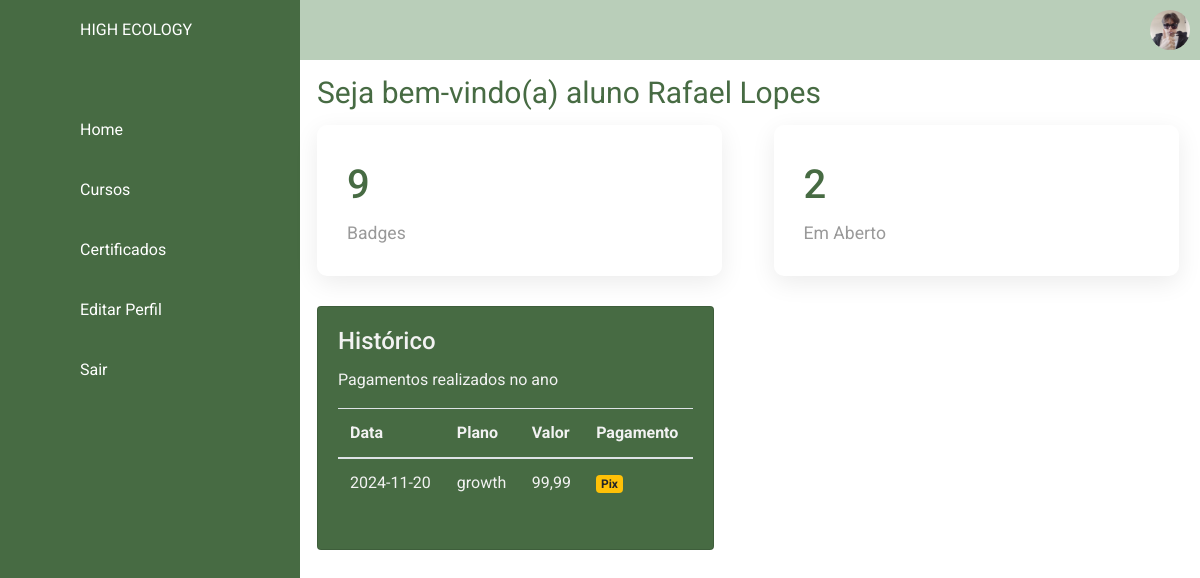
Screenshot of /html/perfil.php (signed in) with the database file from the repository.
### tables this page shows
CREATE TABLE `assinaturas` (
  `Cod_Assinatura` int(7) NOT NULL,
  `Cod_Aluno` int(11) NOT NULL,
  `Plano` varchar(15) NOT NULL,
  `Forma_Pagamento` varchar(200) NOT NULL,
  `Data_Assinatura` date NOT NULL DEFAULT current_timestamp()
);

CREATE TABLE `planos` (
  `Cod_Plano` int(7) NOT NULL,
  `Valor` varchar(15) NOT NULL,
  `Tipo` varchar(250) NOT NULL,
  `Descricao` varchar(1000) NOT NULL,
  `Vantagem1` varchar(255) NOT NULL,
  `Vantagem2` varchar(250) NOT NULL,
  `Vantagem3` varchar(250) NOT NULL
);

### html/perfil.php (the view, shortened to what this page needs)
<!DOCTYPE html>
<html lang="pt-br">
<head>
    <link rel="stylesheet" href="https://maxcdn.bootstrapcdn.com/bootstrap/4.0.0/css/bootstrap.min.css">
    <link rel="stylesheet" href="https://stackpath.bootstrapcdn.com/bootstrap/4.0.0/js/bootstrap.bundle.min.js">
    <link rel="stylesheet" href="https://cdnjs.cloudflare.com/ajax/libs/jquery/3.2.1/jquery.min.js">
    <link rel="stylesheet" href="../css/all.css">
    <link rel="stylesheet" href="../css/conteudo-main-logado.css">
    <?php  if($_SESSION["user"]['tabela'] == "professor") {?>
        <link rel="stylesheet" href="../css/leftnavbarprofessor.css">
        <link rel="stylesheet" href="../css/topbarprofessor.css">
    <?php } else if($_SESSION["user"]['tabela'] == "aluno") {?>
        <link rel="stylesheet" href="../css/leftnavbar.css">
        <link rel="stylesheet" href="../css/topbar.css">
    <?php } ?>
    <link rel="stylesheet" href="../css/perfil.css">
    <link rel="stylesheet" href="../css/mensagembemvindo.css">
</head>
<body>
    <div class = "container-p">
        <div class = "navegacao">
            <ul>
            <li>
                    <a href = "#">
                        <span class = "icone">
                        </span>
                        <span class = "titulo">HIGH ECOLOGY</span>
                    </a>
                </li>
                <?php
                if($_SESSION["user"]['tabela'] == "aluno")
                {?>
                <li>
                    <a href = "perfil.php">
                        <span class = "icone">
                        </span>
                        <span class = "titulo">Home</span>
                    </a>
                </li>
                <?php } ?>
                <?php
                if($_SESSION["user"]['tabela'] == "aluno"){
                    if($_SESSION['dados_user']['matriculado'] == true)
                    {?>
                    <li>
                        <a href = "cursos.php">
                            <span class = "icone">
                            </span>
                            <span class = "titulo">Cursos</span>
                        </a>
                    </li>
                <?php }} ?>
                <?php
                if($_SESSION["user"]['tabela'] == "aluno")
                {?>
                <li>
                    <a href = "certificados.php">
                        <span class = "icone">
                        </span>
                        <span class = "titulo">Certificados</span>
                    </a>
                </li>
                <?php } ?>
                <li>
                    <a href = "editar-perfil.php">
                        <span class = "icone">
                        </span>
                        <span class = "titulo">Editar Perfil</span>
                    </a>
                </li>
                <li>
                    <a href = "../php/logout.php">
                        <span class = "icone">
                        </span>
                        <span class = "titulo">Sair</span>
                    </a>
                </li>
            </ul>
        </div>
        <div class = "main-p">
            <div class = "topbar">
                <div class = "toggle">
                </div>
                <div class = "user">
                    <a href="editar-perfil.php">
                        <img src="<?php if($_SESSION["user"]['tabela'] == "aluno") { echo $_SESSION['dados_user']['img']; } elseif($_SESSION["user"]['tabela'] == "professor") { echo "../img/icon.png";} ?>" alt="foto de perfil">
                    </a>
                </div>
            </div>
            <div class="mensagemBemvindo">
                <h1>Seja bem-vindo(a) <?php echo $_SESSION['user']['tabela'], " ", $_SESSION['dados_user']['nome'];?></h1>
            </div>
            <div class = "cardGrupo">
                <div class = "cards">
                    <div>
                        <div class = "numeros">9</div>
                        <div class = "nomeCard">Badges</div>
                    </div>
                </div>
                <div class = "cards">
                    <div>
                        <div class = "numeros">2</div>
                        <div class = "nomeCard">Em Aberto</div>
                    </div>
                </div>
                <?php
include('../php/config.php');
$stmt = $pdo->query('SELECT * FROM assinaturas WHERE Cod_Aluno = ' . $_SESSION['dados_user']['cod_aluno']);
$assinaturas = $stmt->fetchAll(PDO::FETCH_ASSOC);
?>
<div class="page-content page-container" id="page-content">
    <div class="padding">
        <div class="row container d-flex">
            <div class="card">
                <div class="card-body">
                    <h4 class="card-title">Histórico</h4>
                    <p class="card-description">
                        Pagamentos realizados no ano
                    </p>
                    <div class="table-responsive">
                        <?php if ($assinaturas): ?>
                            <table class="table">
                                <thead>
                                    <tr>
                                        <th>Data</th>
                                        <th>Plano</th>
                                        <th>Valor</th>
                                        <th>Pagamento</th>
                                    </tr>
                                </thead>
                                <tbody>
                                    <?php foreach ($assinaturas as $assinatura):
                                        $stmt = $pdo->query('SELECT Valor FROM planos WHERE Tipo = "' . $assinatura['Plano'] . '"');
                                        $valorPlano = $stmt->fetch(PDO::FETCH_ASSOC);
                                    ?>
                                        <tr>
                                            <td><?php echo htmlspecialchars($assinatura['Data_Assinatura']); ?></td>
                                            <td><?php echo htmlspecialchars($assinatura['Plano']); ?></td>
                                            <td><?php echo htmlspecialchars($valorPlano['Valor'] ?? 'N/A'); ?></td>
                                            <td><label class="badge badge-warning"><?php echo htmlspecialchars($assinatura['Forma_Pagamento']); ?></label></td>
                                        </tr>
                                    <?php endforeach; ?>
                                </tbody>
                            </table>
                        <?php else: ?>
                            <p>Nenhuma assinatura encontrada.</p>
                        <?php endif; ?>
                    </div>
                </div>
            </div>
        </div>
    </div>
</div>
                </div>
        </div>
</body>
</html>

### css/all.css (style rules this page uses)
* { margin: 0; padding: 0; box-sizing: border-box; font-family: 'Roboto', sans-serif; }
body { background-color: #f2f2f2; }

### css/conteudo-main-logado.css (style rules this page uses)
:root { --verde: #476b43; --white: #fff; --gray: #f5f5f5; --black1: #222; --black2: #999; }
.container-p { position: relative; width: 100%; }
.main-p { position: absolute; width: calc(100% - 300px); left: 300px; min-height: 100vh; background: var(--white); transition: all 0.5s ease; }

### css/leftnavbar.css (style rules this page uses)
:root { --verde: #476b43; --white: #fff; --gray: #f5f5f5; --black1: #222; --black2: #999; }
.navegacao { position: fixed; width: 300px; height: 100%; background: var(--verde); border-left: 10px solid var(--verde); transition: 0.5s; overflow: hidden; }
.navegacao ul { position: absolute; top: 0; left: 0; width: 100%; }
.navegacao ul li { position: relative; width: 100%; list-style: none; border-top-left-radius: 30px; border-bottom-left-radius: 30px; }
.navegacao ul li:nth-child(1) { margin-bottom: 40px; pointer-events: none; }
.navegacao ul li a { position: relative; display: block; width: 100%; display: flex; text-decoration: none; color: var(--white); }
.navegacao ul li a .icone { position: relative; display: block; min-width: 60px; height: 60px; line-height: 75px; text-align: center; }
.navegacao ul li a .titulo { position: relative; display: block; padding: 0 10px; height: 60px; line-height: 60px; text-align: start; white-space: nowrap; }

### css/topbar.css (style rules this page uses)
:root { --verde: #476b43; --white: #fff; --gray: #f5f5f5; --black1: #222; --black2: #999; }
.topbar { width: 100%; height: 60px; display: flex; justify-content: space-between; align-items: center; padding: 0 10px; background-color: #b9ceb9; }
.toggle { position: relative; width: 60px; height: 60px; display: flex; justify-content: center; align-items: center; font-size: 2.5rem; cursor: pointer; transition: all 0.2s ease; }
.user { position: relative; width: 40px; height: 40px; border-radius: 50%; overflow: hidden; cursor: pointer; }
.user img { position: absolute; top: 0; left: 0; width: 100%; height: 100%; object-fit: cover; }

### css/perfil.css (style rules this page uses)
body { min-height: 100vh; overflow-x: hidden; }
.cardGrupo { position: relative; width: 100%; padding: 6px 0 0 17px; display: grid; grid-template-columns: repeat(2, 1fr); grid-gap: 30px; }
.cardGrupo .cards { position: relative; background: var(--white); padding: 30px; border-radius: 10px; box-shadow: 0 7px 25px rgba(0, 0, 0, 0.08); display: flex; justify-content: space-between; align-items: center; width: 95%; transition: all 0.2s ease; }
.cardGrupo .cards .numeros { position: relative; font-weight: 500; font-size: 2.5rem; color: var(--verde); }
.cardGrupo .cards .nomeCard { color: var(--black2); font-size: 1.1rem; margin-top: 5px; }
.card { width: 100%; background-color: #476b43; color: #f2f2f2; transition: all 0.2s ease; }
@media (max-width: 1300px) { .cardGrupo { grid-template-columns: repeat(2, 1fr); } }

### css/mensagembemvindo.css (style rules this page uses)
.mensagemBemvindo { padding: 15px 17px 0 17px; }
.mensagemBemvindo h1 { color: #476b43; font-weight: 400; font-size: 30px; }

### rows the page displays
assinaturas: Data_Assinatura "2024-11-20", Plano "growth", planos.Valor "99,99", Forma_Pagamento "Pix"

### other values shown
$_SESSION['user']['tabela'] "aluno"
$_SESSION['dados_user']['nome'] "Rafael Lopes"
